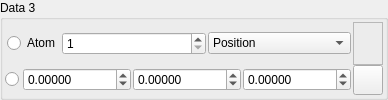
        <widget class="QGroupBox" name="Data3Group">
         <property name="sizePolicy">
          <sizepolicy hsizetype="Expanding" vsizetype="Preferred">
           <horstretch>0</horstretch>
           <verstretch>0</verstretch>
          </sizepolicy>
         </property>
         <property name="title">
          <string>Data 3</string>
         </property>
         <layout class="QHBoxLayout" name="horizontalLayout_20">
          <property name="spacing">
           <number>2</number>
          </property>
          <property name="margin">
           <number>2</number>
          </property>
          <item>
           <layout class="QGridLayout" name="gridLayout_3">
            <property name="spacing">
             <number>0</number>
            </property>
            <item row="1" column="0">
             <layout class="QHBoxLayout" name="horizontalLayout_10">
              <property name="spacing">
               <number>2</number>
              </property>
              <item>
               <widget class="QRadioButton" name="Data3ValueRadio">
                <property name="text">
                 <string/>
                </property>
               </widget>
              </item>
              <item>
               <widget class="QWidget" name="Data3ValueGroup" native="true">
                <property name="sizePolicy">
                 <sizepolicy hsizetype="Expanding" vsizetype="Preferred">
                  <horstretch>0</horstretch>
                  <verstretch>0</verstretch>
                 </sizepolicy>
                </property>
                <layout class="QHBoxLayout" name="horizontalLayout_11">
                 <property name="spacing">
                  <number>2</number>
                 </property>
                 <property name="margin">
                  <number>2</number>
                 </property>
                 <item>
                  <widget class="QDoubleSpinBox" name="Data3ValueXSpin">
                   <property name="sizePolicy">
                    <sizepolicy hsizetype="Expanding" vsizetype="Fixed">
                     <horstretch>0</horstretch>
                     <verstretch>0</verstretch>
                    </sizepolicy>
                   </property>
                   <property name="toolTip">
                    <string>X-coordinate of glyph data</string>
                   </property>
                   <property name="decimals">
                    <number>5</number>
                   </property>
                   <property name="minimum">
                    <double>-100000000.000000000000000</double>
                   </property>
                   <property name="maximum">
                    <double>10000000.000000000000000</double>
                   </property>
                  </widget>
                 </item>
                 <item>
                  <widget class="QDoubleSpinBox" name="Data3ValueYSpin">
                   <property name="sizePolicy">
                    <sizepolicy hsizetype="Expanding" vsizetype="Fixed">
                     <horstretch>0</horstretch>
                     <verstretch>0</verstretch>
                    </sizepolicy>
                   </property>
                   <property name="toolTip">
                    <string>Y-coordinate of glyph data</string>
                   </property>
                   <property name="decimals">
                    <number>5</number>
                   </property>
                   <property name="minimum">
                    <double>-100000000.000000000000000</double>
                   </property>
                   <property name="maximum">
                    <double>10000000.000000000000000</double>
                   </property>
                  </widget>
                 </item>
                 <item>
                  <widget class="QDoubleSpinBox" name="Data3ValueZSpin">
                   <property name="sizePolicy">
                    <sizepolicy hsizetype="Expanding" vsizetype="Fixed">
                     <horstretch>0</horstretch>
                     <verstretch>0</verstretch>
                    </sizepolicy>
                   </property>
                   <property name="toolTip">
                    <string>Z-coordinate of glyph data</string>
                   </property>
                   <property name="decimals">
                    <number>5</number>
                   </property>
                   <property name="minimum">
                    <double>-100000000.000000000000000</double>
                   </property>
                   <property name="maximum">
                    <double>10000000.000000000000000</double>
                   </property>
                  </widget>
                 </item>
                </layout>
               </widget>
              </item>
             </layout>
            </item>
            <item row="0" column="0">
             <layout class="QHBoxLayout" name="horizontalLayout_12">
              <property name="spacing">
               <number>2</number>
              </property>
              <item>
               <widget class="QWidget" name="widget_6" native="true">
                <property name="sizePolicy">
                 <sizepolicy hsizetype="Expanding" vsizetype="Preferred">
                  <horstretch>0</horstretch>
                  <verstretch>0</verstretch>
                 </sizepolicy>
                </property>
                <layout class="QHBoxLayout" name="horizontalLayout_13">
                 <property name="spacing">
                  <number>2</number>
                 </property>
                 <property name="margin">
                  <number>2</number>
                 </property>
                 <item>
                  <widget class="QRadioButton" name="Data3AtomRadio">
                   <property name="text">
                    <string>Atom</string>
                   </property>
                  </widget>
                 </item>
                 <item>
                  <widget class="QWidget" name="Data3AtomGroup" native="true">
                   <property name="sizePolicy">
                    <sizepolicy hsizetype="Expanding" vsizetype="Preferred">
                     <horstretch>0</horstretch>
                     <verstretch>0</verstretch>
                    </sizepolicy>
                   </property>
                   <layout class="QHBoxLayout" name="horizontalLayout_25">
                    <property name="spacing">
                     <number>2</number>
                    </property>
                    <property name="margin">
                     <number>0</number>
                    </property>
                    <item>
                     <widget class="QSpinBox" name="Data3AtomIdSpin">
                      <property name="minimum">
                       <number>1</number>
                      </property>
                      <property name="maximum">
                       <number>10000000</number>
                      </property>
                     </widget>
                    </item>
                    <item>
                     <widget class="QComboBox" name="Data3AtomCombo">
                      <property name="insertPolicy">
                       <enum>QComboBox::NoInsert</enum>
                      </property>
                      <item>
                       <property name="text">
                        <string>Position</string>
                       </property>
                      </item>
                      <item>
                       <property name="text">
                        <string>Force</string>
                       </property>
                      </item>
                      <item>
                       <property name="text">
                        <string>Velocity</string>
                       </property>
                      </item>
                     </widget>
                    </item>
                   </layout>
                  </widget>
                 </item>
                </layout>
               </widget>
              </item>
             </layout>
            </item>
            <item row="1" column="1">
             <widget class="QPushButton" name="Data3ColourButton">
              <property name="sizePolicy">
               <sizepolicy hsizetype="Preferred" vsizetype="Preferred">
                <horstretch>0</horstretch>
                <verstretch>0</verstretch>
               </sizepolicy>
              </property>
              <property name="minimumSize">
               <size>
                <width>30</width>
                <height>30</height>
               </size>
              </property>
              <property name="maximumSize">
               <size>
                <width>30</width>
                <height>30</height>
               </size>
              </property>
              <property name="text">
               <string/>
              </property>
              <property name="icon">
               <iconset resource="icons.qrc">
                <normaloff>:/basic/icons/basic_colour.svg</normaloff>:/basic/icons/basic_colour.svg</iconset>
              </property>
              <property name="autoDefault">
               <bool>false</bool>
              </property>
             </widget>
            </item>
            <item row="0" column="1">
             <widget class="TColourFrame" name="Data3ColourFrame">
              <property name="sizePolicy">
               <sizepolicy hsizetype="Preferred" vsizetype="Preferred">
                <horstretch>0</horstretch>
                <verstretch>0</verstretch>
               </sizepolicy>
              </property>
              <property name="frameShape">
               <enum>QFrame::StyledPanel</enum>
              </property>
              <property name="frameShadow">
               <enum>QFrame::Raised</enum>
              </property>
             </widget>
            </item>
           </layout>
          </item>
         </layout>
        </widget>
